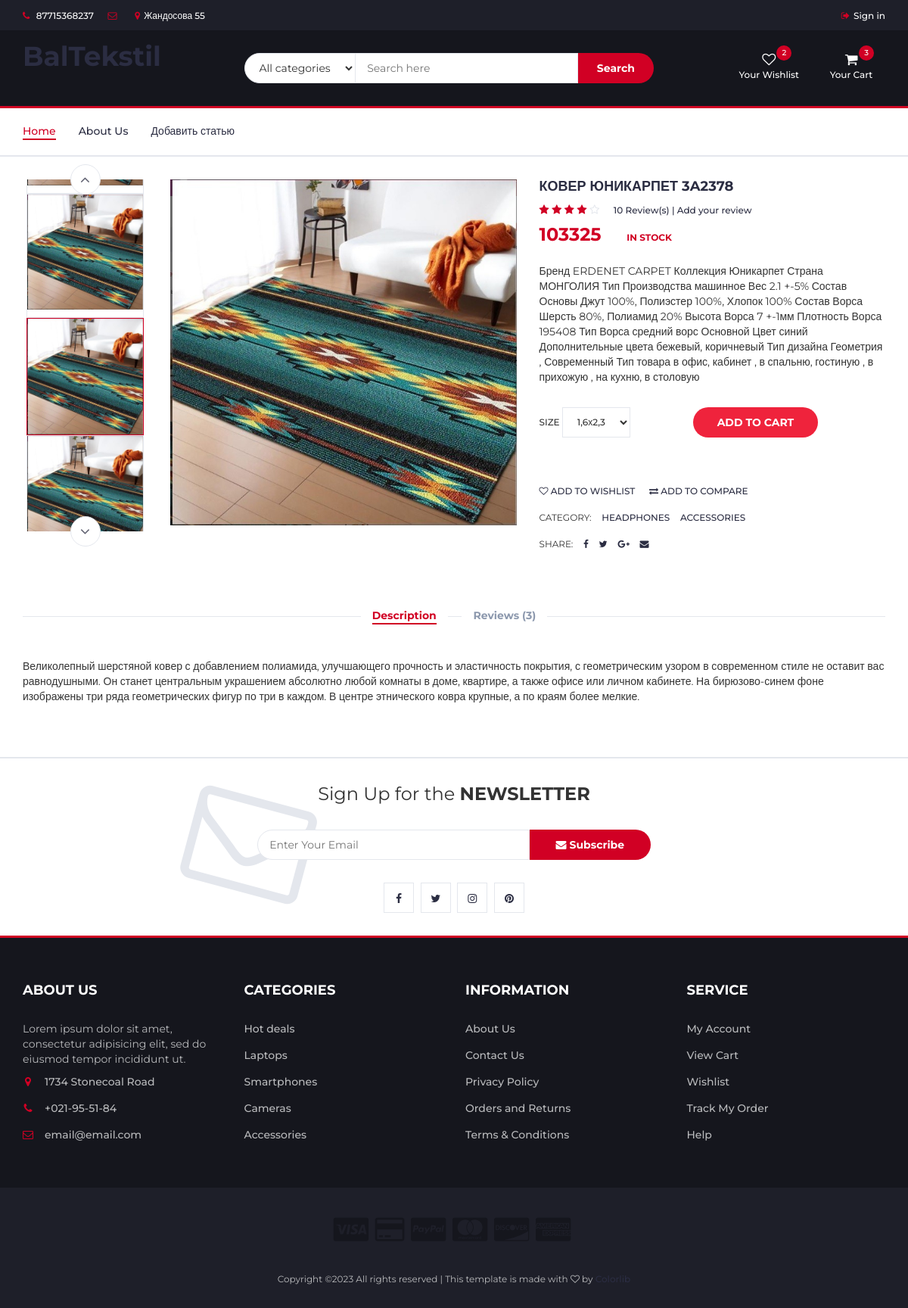
Page /post/kover-yunikarpet-3a2378/ on the committed database.
### women/models.py (models this page shows, shortened)
class Women(models.Model):
    title = models.CharField(max_length=255, verbose_name="Заголовок")
    slug = models.SlugField(max_length=255, unique=True, db_index=True, verbose_name="URL")
    price = models.IntegerField(max_length=100)
    size = models.CharField(max_length=255)
    description = models.TextField(blank=True)
    content = models.TextField(blank=True, verbose_name="Текст статьи")
    photo = models.ImageField(upload_to="photos/%Y/%m/%d/", verbose_name="Фото")
    time_create = models.DateTimeField(auto_now_add=True, verbose_name="Время создания")
    time_update = models.DateTimeField(auto_now=True, verbose_name="Время изменения")
    is_published = models.BooleanField(default=True, verbose_name="Публикация")
    cat = models.ForeignKey('Category', on_delete=models.PROTECT, verbose_name="Категории")
    user = models.ForeignKey(User,verbose_name='Пользователь',on_delete=models.CASCADE)
    def __str__(self):
        return self.title
    class Meta:
        verbose_name = 'Коврики'
        verbose_name_plural = 'Коврики'
        ordering = ['id']

### women/views.py (the view)
# urls.py: path('post/<slug:post_slug>/', ShowPost.as_view(), name='post'),
class ShowPost(DataMixin, DetailView):
    model = Women
    template_name = 'women/post.html'
    slug_url_kwarg = 'post_slug'
    context_object_name = 'post'
    def get_context_data(self, *, object_list=None, **kwargs):
        context = super().get_context_data(**kwargs)
        c_def = self.get_user_context(title=context['post'])
        return dict(list(context.items()) + list(c_def.items()))

### women/models.py (called while the page is built)
    def get_absolute_url(self):
        return reverse('category', kwargs={'cat_slug': self.slug})

### women/utils.py (called while the page is built)
    def get_user_context(self, **kwargs):
        context = kwargs
        cats = cache.get('cats')
        if not cats:
            cats = Category.objects.annotate(Count('women'))
            cache.set('cats', cats, 60)
        user_menu = menu.copy()
        if not self.request.user.is_authenticated:
            user_menu.pop(1)
        context['menu'] = user_menu
        context['cats'] = cats
        if 'cat_selected' not in context:
            context['cat_selected'] = 0
        return context

### women/templates/women/post.html (shortened to what this page needs)
{% extends 'women/base.html' %}
{% block index %}
<div class="section">
			<div class="container">
				<div class="row">
					<div class="col-md-5 col-md-push-2">
						<div id="product-main-img">
							<div class="product-preview">
								{% if post.photo %}
                                    <img class="img-article-left" src="{{post.photo.url}}">
                                {% endif %}
							</div>
						</div>
					</div>
					<div class="col-md-2  col-md-pull-5">
						<div id="product-imgs">
							<div class="product-preview">
								{% if post.photo %}
                                 <img class="img-article-left" src="{{post.photo.url}}">
                                {% endif %}
							</div>
							<div class="product-preview">
								{% if post.photo %}
                                <p><img class="img-article-left" src="{{post.photo.url}}"></p>
                                {% endif %}
							</div>
							<div class="product-preview">
								{% if post.photo %}
                                <p><img class="img-article-left" src="{{post.photo.url}}"></p>
                                {% endif %}
							</div>
							<div class="product-preview">
								{% if post.photo %}
                                <p><img class="img-article-left" src="{{post.photo.url}}"></p>
                                {% endif %}
							</div>
						</div>
					</div>
					<div class="col-md-5">
						<div class="product-details">
							<h2 class="product-name">{{post.title}}</h2>
							<div>
								<div class="product-rating">
									<i class="fa fa-star"></i>
									<i class="fa fa-star"></i>
									<i class="fa fa-star"></i>
									<i class="fa fa-star"></i>
									<i class="fa fa-star-o"></i>
								</div>
								<a class="review-link" href="#">10 Review(s) | Add your review</a>
							</div>
							<div>
								<h3 class="product-price">{{post.price}} </h3>
								<span class="product-available">In Stock</span>
							</div>
							<p>{{post.content|linebreaks}}</p>
							<div class="product-options">
								<div class="row">
									<div class="col-sm-5">
										<label>
											Size
											<select class="input-select">
												<option value="0">{{post.size}}</option>
											</select>
										</label>
									</div>
									<div class="col-sm-7">
										<div class="add-to-cart">
											<button class="add-to-cart-btn"> add to cart</button>
										</div>
									</div>
								</div>
							</div>
							<ul class="product-btns">
								<li><a href="#"><i class="fa fa-heart-o"></i> add to wishlist</a></li>
								<li><a href="#"><i class="fa fa-exchange"></i> add to compare</a></li>
							</ul>
							<ul class="product-links">
								<li>Category: {{p.cat}}</li>
								<li><a href="#">Headphones</a></li>
								<li><a href="#">Accessories</a></li>
							</ul>
							<ul class="product-links">
								<li>Share:</li>
								<li><a href="#"><i class="fa fa-facebook"></i></a></li>
								<li><a href="#"><i class="fa fa-twitter"></i></a></li>
								<li><a href="#"><i class="fa fa-google-plus"></i></a></li>
								<li><a href="#"><i class="fa fa-envelope"></i></a></li>
							</ul>
						</div>
					</div>
					<div class="col-md-12">
						<div id="product-tab">
							<ul class="tab-nav">
								<li class="active"><a data-toggle="tab" href="#tab1">Description</a></li>
								<li><a data-toggle="tab" href="#tab3">Reviews (3)</a></li>
							</ul>
							<div class="tab-content">
								<div id="tab1" class="tab-pane fade in active">
									<div class="row">
										<div class="col-md-12">
											<p>{{post.description}}</p>
										</div>
									</div>
								</div>
							</div>
						</div>
					</div>
				</div>
			</div>
		</div>
{% endblock %}

### women/static/women/1/css/style.css (style rules this page uses)
body { font-family: 'Montserrat', sans-serif; font-weight: 400; color: #333; }
h1, h2, h3, h4, h5, h6 { color: #2B2D42; font-weight: 700; margin: 0 0 10px; }
a { color: #2B2D42; font-weight: 500; -webkit-transition: 0.2s color; transition: 0.2s color; }
ul, ol { margin: 0; padding: 0; list-style: none }
.input-select { padding: 0px 15px; background: #FFF; border: 1px solid #E4E7ED; height: 40px; }
.section { padding-top: 30px; padding-bottom: 30px; }
#product-imgs .product-preview { margin: 0px 5px; border: 1px solid #E4E7ED; }
#product-imgs .product-preview.slick-current { border-color: #D10024; }
.product-preview img { width: 100%; }
.product-details .product-name { text-transform: uppercase; font-size: 18px; }
.product-details .product-rating { display: inline-block; margin-right: 15px; }
.product-details .product-rating>i { color: #E4E7ED; }
.product-details .product-rating>i.fa-star { color: #D10024; }
.product-details .review-link { font-size: 12px; }
.product-details .product-price { display: inline-block; font-size: 24px; margin-top: 10px; margin-bottom: 15px; color: #D10024; }
.product-details .product-available { font-size: 12px; text-transform: uppercase; font-weight: 700; margin-left: 30px; color: #D10024; }
.product-details .product-options { margin-top: 30px; margin-bottom: 30px; }
.product-details .product-options label { font-weight: 500; font-size: 12px; text-transform: uppercase; margin-right: 15px; margin-bottom: 0px; }
.product-details .product-options .input-select { width: 90px; }
.product-details .add-to-cart { margin-bottom: 30px; }
.product-details .add-to-cart .add-to-cart-btn { position: relative; border: 2px solid transparent; height: 40px; padding: 0 30px; background-color: #ef233c; color: #FFF; text-transform: uppercase; font-weight: 700; border-radius: 40px; -webkit-transition: 0.2s all; transition: 0.2s all; }
.product-details .product-btns li { display: inline-block; text-transform: uppercase; font-size: 12px; }
.product-details .product-btns li+li { margin-left: 15px; }
.product-details .product-links { margin-top: 15px; }
.product-details .product-links li { display: inline-block; text-transform: uppercase; font-size: 12px; }
.product-details .product-links li+li { margin-left: 10px; }
#product-tab { margin-top: 60px; }
#product-tab .tab-nav { position: relative; text-align: center; padding: 15px 0px; margin-bottom: 30px; }
#product-tab .tab-nav:after { content: ""; position: absolute; left: 0; right: 0; top: 50%; height: 1px; background-color: #E4E7ED; z-index: -1; }
#product-tab .tab-nav li { display: inline-block; background: #FFF; padding: 0px 15px; }
#product-tab .tab-nav li+li { margin-left: 15px; }
#product-tab .tab-nav li a { display: block; font-weight: 700; color: #8D99AE; }
#product-tab .tab-nav li.active a { color: #D10024; }
#product-tab .tab-nav li a:after { content: ""; display: block; width: 0%; height: 2px; background-color: #D10024; -webkit-transition: 0.2s all; transition: 0.2s all; }
#product-tab .tab-nav li a:hover:after, #product-tab .tab-nav li a:focus:after, #product-tab .tab-nav li.active a:after { width: 100%; }

### rows in the picture
Women: photo (picture), title "КОВЕР ЮНИКАРПЕТ 3A2378", price "103325", content "Бренд ERDENET CARPET Коллекция Юникарпет Страна МОНГОЛИЯ Тип Производства машинное Вес 2.1 +-5% Состав Основы Джут 100%, Полиэстер 100%, Хлопок 100% Состав Ворса Шерсть 80%, Полиамид 20% Высота Ворса 7 +-1мм Плотность Ворса 195408 Тип Ворса средний ворс Основной Цвет синий Дополнительные цвета бежевый, коричневый Тип дизайна Геометрия , Современный Тип товара в офис, кабинет , в спальню, гостиную , в прихожую , на кухню, в столовую", size "1,6х2,3 м", description "Великолепный шерстяной ковер с добавлением полиамида, улучшающего прочность и эластичность покрытия, с геометрическим узором в современном стиле не оставит вас равнодушными. Он станет центральным украшением абсолютно любой комнаты в доме, квартире, а также офисе или личном кабинете. На бирюзово-синем фоне изображены три ряда геометрических фигур по три в каждом. В центре этнического ковра крупные, а по краям более мелкие."
